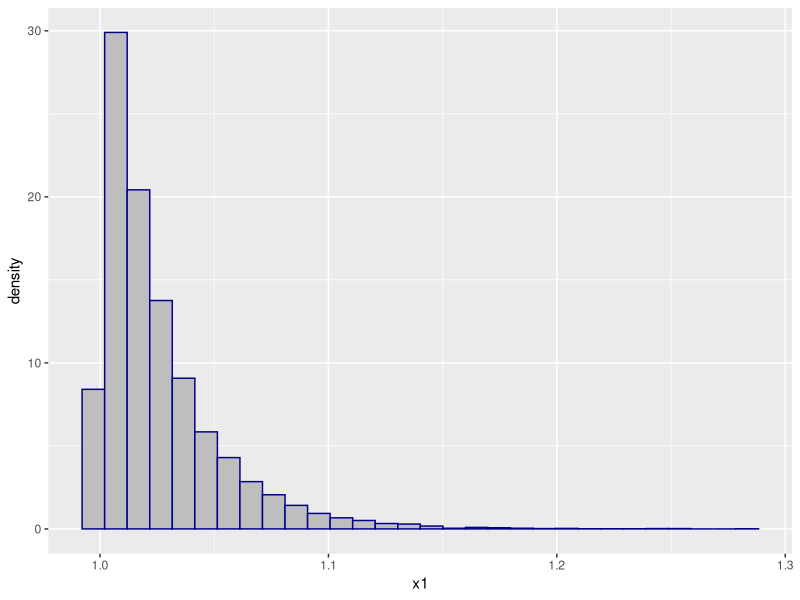

This figure's R source:
#Implement two samplers, one for X and one for Y. Plot the histogram and the density
#and comment on the results exploring different values of γ.

#sampler for Pareto
xsampler<- function(n, gamma){
  u<- runif(n)
  x<-1/((1-u)^(1/gamma))
  return(x)
}

#sampler for Exponential
ysampler<- function(n,gamma){
  x<- xsampler(n,gamma)
  y<- log(x)
  return(y)
}

x1=xsampler(10000,40)
y1=ysampler(10000,40)
#hist(x1,breaks = 30, freq=F)
#gamma<-40
#curve((gamma/x)^(gamma+1), from=1, to=10, col="blue", x_lab="x", ylab="density", main="Pareto density")
#hist(y1,breaks = 30, freq=F)


library(ggplot2)
ggplot(data.frame(x=x1), aes(x = x1)) +
  geom_histogram(aes(y=..density..), fill="gray",col="darkblue")


